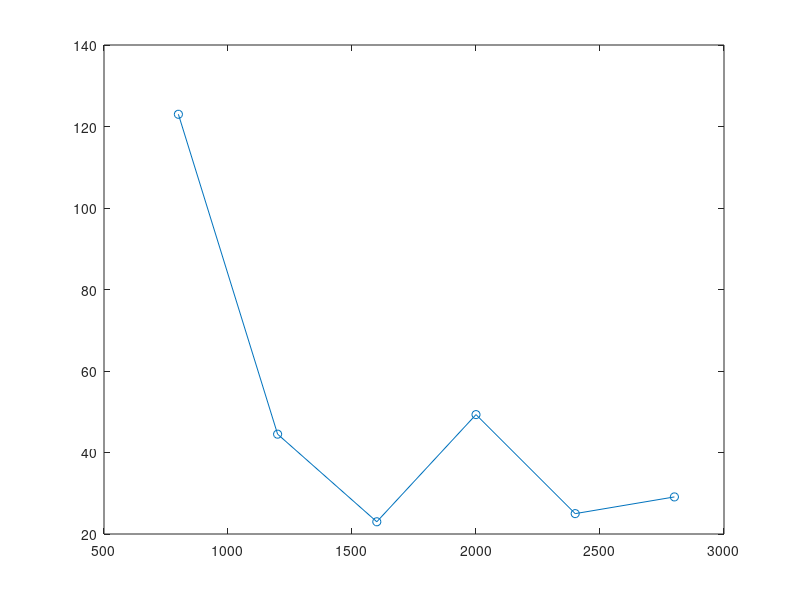

MATLAB code to generate this figure: (Note: this script raises an error after producing the figure.)
DM_freq = [800,1200,1600,2000,2400,2800];

RMS_no_noise_1000 = [123,44.5,23.0,49.3,25.0,29.1,19.6]; %integrator gain = 0.5
RMS_ProxCen_1000 = [1374,1335,1320,1351,1321,1321,1284]; %integrator gain = 0.2
RMS_no_noise_1000_1delay = [17.3,12.4,11.6,12.2,11.2,10.9,15.2]; %integrator gain = 0.5

figure()
plot(DM_freq,RMS_no_noise_1000(1:end-1),'-o')
title('residual RMS, 2 frames delay, no photon noise',' RMS without DM dymanics = 19.6')
xlim([DM_freq(1),DM_freq(end)])
xlabel('DM natural frequency [Hz]')
ylabel('RMS')
make_it_nicer()
set(gcf, 'Position',  [100, 100, 700, 450])
set(gcf,'PaperType','A4')
make_it_nicer()
% export_fig ../plot/psd.pdf -transparent

figure()
plot(DM_freq,RMS_ProxCen_1000(1:end-1),'-o')
title('residual RMS, 2 frames delay, 10.4e6 photons/m2/s ',' RMS without DM dymanics = 1284')
xlim([DM_freq(1),DM_freq(end)])
xlabel('DM natural frequency [Hz]')
ylabel('RMS')
make_it_nicer()
set(gcf, 'Position',  [100, 100, 700, 450])
set(gcf,'PaperType','A4')
make_it_nicer()

figure()
plot(DM_freq,RMS_no_noise_1000_1delay(1:end-1),'-o')
title('residual RMS, 1 frame delay, no photon noise',' RMS without DM dymanics = 15.2')
xlim([DM_freq(1),DM_freq(end)])
xlabel('DM natural frequency [Hz]')
ylabel('RMS')
make_it_nicer()
set(gcf, 'Position',  [100, 100, 700, 450])
set(gcf,'PaperType','A4')
make_it_nicer()